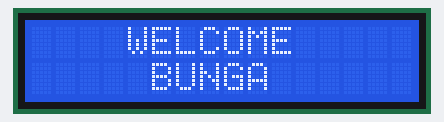
Simulated run of this sketch. Board: Arduino Uno, built with avr-gcc and run on an emulated ATmega328P. On the bench: 16×2 character LCD.

Above: at 0.1 s.
At 1.3 s:
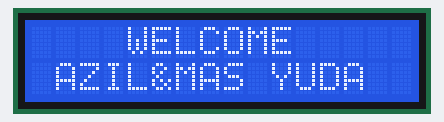

The sketch:

10.Sensor_LCD.ino
```cpp
//Download Library LiquidCrystal_I2C
#include <LiquidCrystal_I2C.h>

//Inisialisasi pembuatan variable
LiquidCrystal_I2C lcd(0x27, 16, 2);

void setup() {
//Menentukan Fungsionalitas dari PIN pada Microcontroller
Serial.begin(115200); //baudrate yang digunakan untuk komunikasi microcontroller dengan komputer
lcd.begin();
}

void loop() {
 //Program yang akan dijalankan berulang-ulang
 lcd.clear(); //Untuk Menghapus karakter pada LCD
 lcd.setCursor(4,0); lcd.print("WELCOME");
 lcd.setCursor(5,1); lcd.print("BUNGA");
 delay(1000); //Jeda waktu perulagan seama 1000 mili detik

 lcd.clear(); //Untuk Menghapus karakter pada LCD
 delay(100);
 lcd.setCursor(4,0); lcd.print("WELCOME");
 lcd.setCursor(1,1); lcd.print("AZIL&MAS YUDA");
 delay(1000); //Jeda waktu perulagan seama 1000 mili detik


}
```

Measured:
- what the display in image 1 shows lasts 1.0 s, from 1.2 s to 2.2 s
